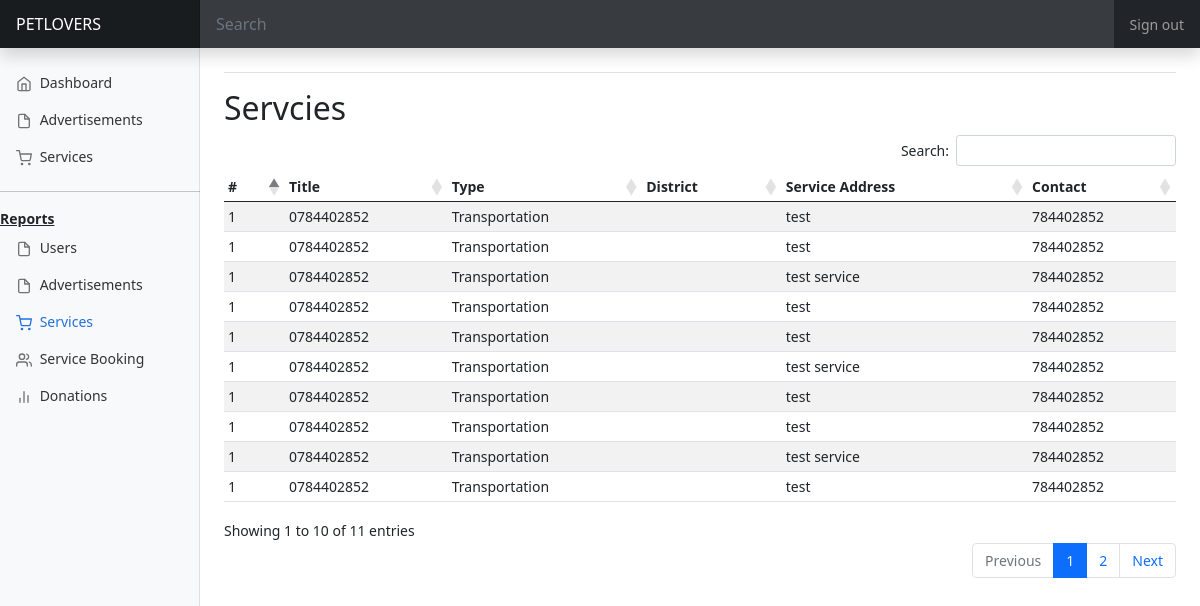
Page /admin/services.php (signed in) on the committed database.
### tables this page shows
CREATE TABLE `service` (
  `service_id` int(11) NOT NULL,
  `service_title` varchar(500) NOT NULL,
  `district` int(11) NOT NULL,
  `stype_id` int(11) NOT NULL,
  `description` varchar(1000) NOT NULL,
  `lat` double NOT NULL,
  `service_address` varchar(500) NOT NULL,
  `contact` int(11) NOT NULL,
  `user_id` int(11) NOT NULL,
  `lng` double NOT NULL
);

CREATE TABLE `service_type` (
  `stype_id` int(11) NOT NULL,
  `service_name` varchar(500) NOT NULL
);

### model/admin.model.php (called while the page is built, shortened)
<?php
class admin
{
    public function getServices(){
        global $con;
        $r=$con->prepare("SELECT a.service_id,a.stype_id,c.service_name,d.district_id,d.district_name,a.service_title,a.description, "
        ."a.lat,a.lng,a.service_address,a.contact,a.user_id from service a left JOIN service_type c on a.stype_id=c.stype_id "
        ."LEFT JOIN district d on a.district=d.district_id "
        ."GROUP by a.service_id");
        $r->execute();
        return $r;
    }
}

### admin/services.php (the view, shortened to what this page needs)
<?php
include '../common/connection.php';
include '../model/admin.model.php';
$oba = new admin();
$posts = $oba->getServices();
?>
<!doctype html>
<html lang="en">
<head>
    <link href="https://cdn.jsdelivr.net/npm/bootstrap@5.1.0/dist/css/bootstrap.min.css" rel="stylesheet">
    <link rel="stylesheet" href="https://use.fontawesome.com/releases/v5.13.0/css/all.css">
    <link rel="stylesheet" href="./css/styles.css">
    <link rel="stylesheet" href="https://cdn.datatables.net/1.11.1/css/dataTables.bootstrap5.min.css">
    <link href="dashboard.css" rel="stylesheet">
</head>
<body>
    <header class="navbar navbar-dark sticky-top bg-dark flex-md-nowrap p-0 shadow">
        <a class="navbar-brand col-md-3 col-lg-2 me-0 px-3" href="#">PETLOVERS</a>
        <input class="form-control form-control-dark w-100" type="text" placeholder="Search" aria-label="Search">
        <div class="navbar-nav">
            <div class="nav-item text-nowrap">
                <a class="nav-link px-3" href="./login">Sign out</a>
            </div>
        </div>
    </header>
    <div class="container-fluid">
        <div class="row">
            <nav id="sidebarMenu" class="col-md-3 col-lg-2 d-md-block bg-light sidebar collapse">
                <div class="position-sticky pt-3">
                    <ul class="nav flex-column">
                        <li class="nav-item">
                            <a class="nav-link " aria-current="page" href="#">
                                <span data-feather="home"></span>
                                Dashboard
                            </a>
                        </li>
                        <li class="nav-item">
                            <a class="nav-link" href="./admin-adds">
                                <span data-feather="file"></span>
                                Advertisements
                            </a>
                        </li>
                        <li class="nav-item">
                            <a class="nav-link" href="./admin-services">
                                <span data-feather="shopping-cart"></span>
                                Services
                            </a>
                        </li>
                        <hr>
                        <li class="nav-item"><b><u>Reports</u></b></li>
                        <li class="nav-item">
                            <a class="nav-link " href="./users">
                                <span data-feather="file"></span>
                                Users
                            </a>
                        </li>
                        <li class="nav-item">
                            <a class="nav-link " href="./advertisements">
                                <span data-feather="file"></span>
                                Advertisements
                            </a>
                        </li>
                        <li class="nav-item">
                            <a class="nav-link active" href="./services">
                                <span data-feather="shopping-cart"></span>
                                Services
                            </a>
                        </li>
                        <li class="nav-item">
                            <a class="nav-link" href="./service-booking">
                                <span data-feather="users"></span>
                                Service Booking
                            </a>
                        </li>
                        <li class="nav-item">
                            <a class="nav-link" href="./donation">
                                <span data-feather="bar-chart-2"></span>
                                Donations
                            </a>
                        </li>
                    </ul>
                </div>
            </nav>
            <main class="col-md-9 ms-sm-auto col-lg-10 px-md-4">
                <div class="d-flex justify-content-between flex-wrap flex-md-nowrap align-items-center pt-3 pb-2 mb-3 border-bottom">
                </div>
                <h2>Servcies</h2>
                <div class="table-responsive">
                    <table class="table table-striped table-sm" id="reporttable">
                        <thead>
                            <tr>
                                <th scope="col">#</th>
                                <th scope="col">Title</th>
                                <th scope="col">Type</th>
                                <th scope="col">District</th>
                                <th scope="col">Service Address</th>
                                <th scope="col">Contact</th>
                            </tr>
                        </thead>
                        <tbody>
                            <?php
                            $i = 1;
                            while ($row = $posts->fetch(PDO::FETCH_BOTH)) { ?>
                                <tr>
                                    <td><?php echo $i ?></td>
                                    <td><?php echo $row['service_title'] ?></td>
                                    <td><?php echo $row['service_name'] ?></td>
                                    <td><?php echo $row['district'] ?></td>
                                    <td><?php echo $row['service_address'] ?></td>
                                    <td><?php echo $row['contact'] ?></td>
                                </tr>
                            <?php } ?>
                        </tbody>
                    </table>
                </div>
            </main>
        </div>
    </div>
</body>
</html>

### css/styles.css (style rules this page uses)
body { background-color: white; }

### admin/dashboard.css (style rules this page uses)
body { font-size: .875rem; }
.feather { width: 16px; height: 16px; vertical-align: text-bottom; }
.sidebar { position: fixed; top: 0; bottom: 0; left: 0; z-index: 100; padding: 48px 0 0; box-shadow: inset -1px 0 0 rgba(0, 0, 0, .1); }
.sidebar .nav-link { font-weight: 500; color: #333; }
.sidebar .nav-link .feather { margin-right: 4px; color: #727272; }
.sidebar .nav-link.active { color: #2470dc; }
.sidebar .nav-link:hover .feather, .sidebar .nav-link.active .feather { color: inherit; }
.navbar-brand { padding-top: .75rem; padding-bottom: .75rem; font-size: 1rem; background-color: rgba(0, 0, 0, .25); box-shadow: inset -1px 0 0 rgba(0, 0, 0, .25); }
.navbar .form-control { padding: .75rem 1rem; border-width: 0; border-radius: 0; }
.form-control-dark { color: #fff; background-color: rgba(255, 255, 255, .1); border-color: rgba(255, 255, 255, .1); }

### rows in the picture
service: service_title "0784402852", stype.service_name "Transportation", service_address "test", contact "784402852"
service: service_title "0784402852", stype.service_name "Transportation", service_address "test", contact "784402852"
service: service_title "0784402852", stype.service_name "Transportation", service_address "test service", contact "784402852"
service: service_title "0784402852", stype.service_name "Transportation", service_address "test", contact "784402852"
service: service_title "0784402852", stype.service_name "Transportation", service_address "test", contact "784402852"
service: service_title "0784402852", stype.service_name "Transportation", service_address "test service", contact "784402852"
service: service_title "0784402852", stype.service_name "Transportation", service_address "test", contact "784402852"
service: service_title "0784402852", stype.service_name "Transportation", service_address "test", contact "784402852"
service: service_title "0784402852", stype.service_name "Transportation", service_address "test service", contact "784402852"
service: service_title "0784402852", stype.service_name "Transportation", service_address "test", contact "784402852"
